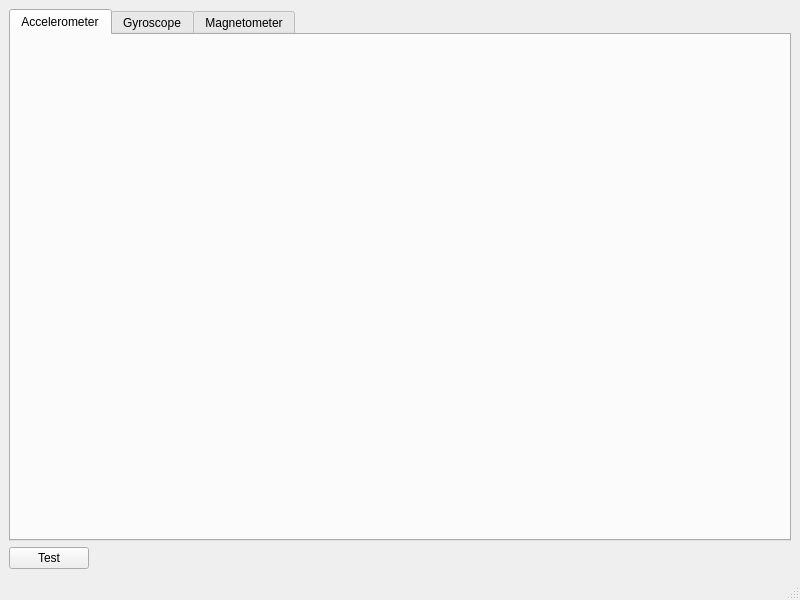
<?xml version="1.0" encoding="UTF-8"?>
<ui version="4.0">
 <class>MainWindow</class>
 <widget class="QMainWindow" name="MainWindow">
  <property name="geometry">
   <rect>
    <x>0</x>
    <y>0</y>
    <width>800</width>
    <height>600</height>
   </rect>
  </property>
  <property name="windowTitle">
   <string>MainWindow</string>
  </property>
  <widget class="QWidget" name="centralwidget">
   <layout class="QVBoxLayout" name="verticalLayout_2">
    <item>
     <widget class="QTabWidget" name="tabPlots">
      <property name="tabPosition">
       <enum>QTabWidget::North</enum>
      </property>
      <property name="currentIndex">
       <number>0</number>
      </property>
      <widget class="QWidget" name="tab">
       <attribute name="title">
        <string>Accelerometer</string>
       </attribute>
       <layout class="QVBoxLayout" name="verticalLayout">
        <item>
         <layout class="QHBoxLayout" name="layAccel"/>
        </item>
       </layout>
      </widget>
      <widget class="QWidget" name="tab_2">
       <attribute name="title">
        <string>Gyroscope</string>
       </attribute>
       <layout class="QVBoxLayout" name="verticalLayout_3">
        <item>
         <layout class="QHBoxLayout" name="layGyro"/>
        </item>
       </layout>
      </widget>
      <widget class="QWidget" name="tab_3">
       <attribute name="title">
        <string>Magnetometer</string>
       </attribute>
       <layout class="QVBoxLayout" name="verticalLayout_4">
        <item>
         <layout class="QHBoxLayout" name="layMag"/>
        </item>
       </layout>
      </widget>
     </widget>
    </item>
    <item>
     <layout class="QHBoxLayout" name="horizontalLayout">
      <item>
       <widget class="QPushButton" name="btnTest">
        <property name="text">
         <string>Test</string>
        </property>
       </widget>
      </item>
      <item>
       <spacer name="horizontalSpacer">
        <property name="orientation">
         <enum>Qt::Horizontal</enum>
        </property>
        <property name="sizeHint" stdset="0">
         <size>
          <width>40</width>
          <height>20</height>
         </size>
        </property>
       </spacer>
      </item>
     </layout>
    </item>
   </layout>
  </widget>
  <widget class="QMenuBar" name="menubar">
   <property name="geometry">
    <rect>
     <x>0</x>
     <y>0</y>
     <width>800</width>
     <height>22</height>
    </rect>
   </property>
  </widget>
  <widget class="QStatusBar" name="statusbar"/>
 </widget>
 <resources/>
 <connections/>
</ui>
